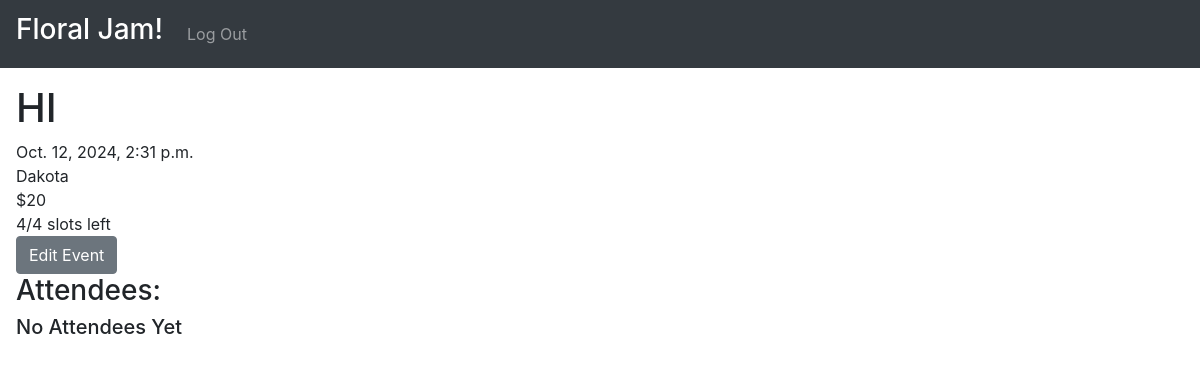
/details/6 (signed in), run on the app's committed database.
### floral_jamming/models.py (models this page shows)
class Event(models.Model):
    title = models.CharField(max_length=100)
    price = models.IntegerField(validators=[MinValueValidator(0)])
    time = models.DateTimeField()
    location = models.CharField(max_length=300)
    description = models.CharField(max_length=3000)
    capacity = models.IntegerField(validators=[MinValueValidator(0)])
    creator = models.ForeignKey(User, on_delete=models.CASCADE, related_name="events")
    def num_attendees(self) -> int:
        return sum([attendee.pax for attendee in self.attendees.filter(is_email_verified=True)])
    def remaining_slots(self) -> int:
        return self.capacity - self.num_attendees()

### floral_jamming/views.py (the view, shortened to what this page needs)
# urls.py: path("details/<int:event_id>", views.details, name="details"),
@allow_guest_user
def details(request: HttpRequest, event_id: int) -> HttpResponse:
     event = Event.objects.get(id=event_id)
     attendee = event_service.get_attendee(user=request.user, event=event)
     attendee_form = AttendeeForm()
     msg = ''
     return render(request, 'floral_jamming/details/details.html', {
          'event': event,
          'attendee': attendee,
          'forms': [attendee_form],
          'message': msg
     })

### floral_jamming/services/auth_service/auth_service.py (called while the page is built)
    @staticmethod
    def is_authenticated_user(user: User) -> bool:
        return user.is_authenticated and not is_guest_user(user) and user.is_email_verified

    @staticmethod
    def is_anonymous_user(user: User) -> bool:
        return user.is_anonymous

    @staticmethod
    def is_staff_user(user: User) -> bool:
        return user.is_staff

### floral_jamming/services/event_service/event_service.py (called while the page is built)
    @property
    def __auth_service(self):
        return self._auth_service

    def get_attendee(self, user: User, event: Event) -> Optional[Attendee]:
        auth_service = self.__auth_service
        if auth_service.is_anonymous_user(user):
            return None
        return event.attendees.filter(user=user).first()

### floral_jamming/templates/floral_jamming/details/details.html (shortened to what this page needs)
{% extends 'floral_jamming/layout.html' %}
{% load static %}
{% load templates %}
{% block body %}
    {% include 'floral_jamming/details/event_details.html' %}
    {% if user|is_staff_user and user == event.creator %}
        {% include 'floral_jamming/details/creator_view.html' %}
    {% elif user|is_authenticated_user %}
        {% include 'floral_jamming/details/authenticated_user_view.html' %}
    {% else %}
        {% include 'floral_jamming/details/guest_user_view.html' %}
    {% endif %}
{% endblock %}

### floral_jamming/templates/floral_jamming/details/event_details.html (shortened to what this page needs)
{% load templates %}
<h1>{{ event.title }}</h1>
<div>{{ event.time }}</div>
<div>{{ event.location }}</div>
<div>${{ event.price }}</div>
<div>{{ event.remaining_slots }}/{{ event.capacity }} slots left</div>

### data on the page
Event: title "HI", time "Oct. 12, 2024, 2:31 p.m.", location "Dakota", price "20", remaining_slots "4", capacity "4"
